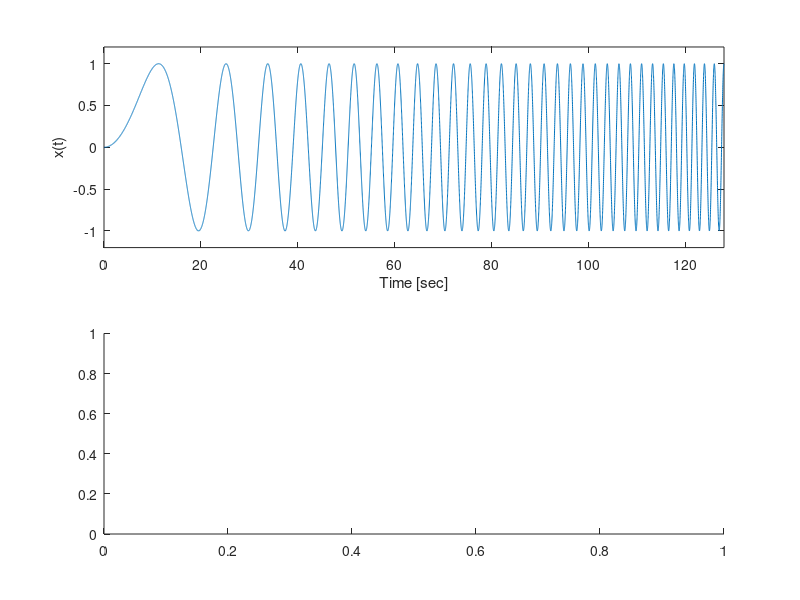

MATLAB code for this plot: (Note: this script raises an error after producing the figure.)
N=128; L=32; % 信号長（=解析区間）と窓長
dt=0.01; t=0:dt:N-dt; % 時間刻みと時間軸ベクトル生成
xt=sin(0.25*(2*pi/(N-1))*t.*t); % アナログ信号
n=0:1:N-1; fs=1; % サンプル軸ベクトル生成，サンプリング周波数
x=sin(0.25*(2*pi/(N-1))*n.*n); % ディジタル信号
figure(1) % 図9.4
subplot(2,1,1)
plot(t,xt); % アナログ信号の表示
axis([0,N,-1.2,1.2]); xlabel('Time [sec]'); ylabel('x(t)')
subplot(2,1,2)
[xm,frem,timm]=stft(x,fs,'Window',hann(L),'Overlaplength',floor(L/2),'FFTlength',L); % STFT計算
imagesc(timm,frem,10*log10(xm.*conj(xm))); colorbar; % スペクトログラム表示
xlabel('Time [sec]'); ylabel('Normalized frequency [Hz]')
figure(2) % 図9.5
waterfall(frem,timm,(xm.*conj(xm))'); % スペクトログラムの3次元表示
axis([-0.5,0.5,0,127,0,55]); ylabel('Time [sec]'); xlabel('Normalized frequency [Hz]'); zlabel('|X(k,m)|^2')